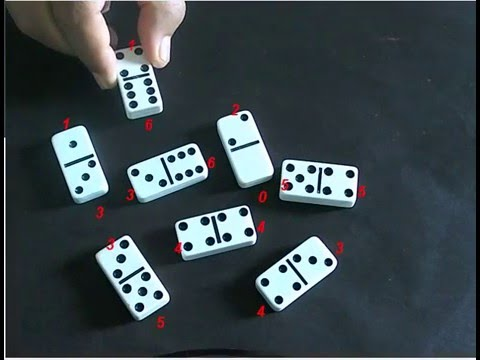
//> input picture dice.jpg, 480 x 360 px
$ ./main dice.jpg   (built with g++ and OpenCV 4)
//> lines starting //> are read from the running program, lines starting //| are printed output that depends on the picture
#include "main.h"
#include <iostream>
#include "opencv2/opencv.hpp"
#include "opencv2/imgproc.hpp"
#include "opencv2/highgui.hpp"

using namespace std;
using namespace cv;


Mat src, src_gray, dst;

const char* window_name = "Edge Map";

int top, bottom, left_border, right_border;
int borderType = BORDER_CONSTANT;

/// @@@@@@@@@@ Custom Laplacian function @@@@@@@@@@

Mat filtrLaplace(Mat src) {

	Mat output = src.clone();

	for (int y = 1; y < src.rows - 1; y++) {
		for (int x = 1; x < src.cols - 1; x++) {
			int sum = src.at<uchar>(y - 1, x)
				+ src.at<uchar>(y + 1, x)
				+ src.at<uchar>(y, x - 1)
				+ src.at<uchar>(y, x + 1)
				- 4 * src.at<uchar>(y, x);

			output.at<uchar>(y, x) = saturate_cast<uchar>(sum);
		}
	}

	return output;

}

int main(int argc, char** argv)
{
	CommandLineParser parser(argc, argv, "{@input | rose_blur.png | input image}");
	src = imread(samples::findFile(parser.get<String>("@input")), IMREAD_COLOR); // Load an image
//> src is the input picture: 360 rows x 480 cols, CV_8UC3; mean B, G, R 76.2, 71.8, 60.9
	if (src.empty())
	{
		std::cout << "Could not open or find the image!\n" << std::endl;
		std::cout << "Usage: " << argv[0] << " <Input image>" << std::endl;
		return -1;
	}


	/// @@ Adding borders the image @@ [This is not the right way, it seems]
	top = (int)(0.05 * src.rows);
//> top = 18
	bottom = top;
//> bottom = 18
	left_border = (int)(0.05 * src.cols);
//> left_border = 24
	right_border = left_border;
//> right_border = 24
	copyMakeBorder(src, dst, top, bottom, left_border, right_border, borderType, 0);
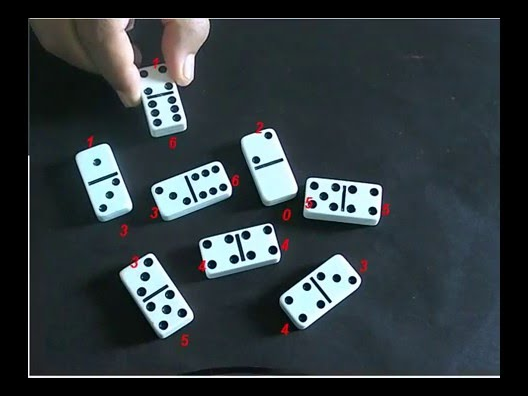
//> dst: 396 rows x 528 cols, CV_8UC3; mean B, G, R 63, 59.4, 50.3
	imshow(window_name, dst);


	namedWindow(window_name, WINDOW_AUTOSIZE);


	/// @@@@@@@@@ Find Blur or Not @@@@@@@@@

	Scalar mean, stdev;

	// **** Laplacian from OpenCV ****
	//Laplacian(src, src_gray, CV_64F);
	//meanStdDev(src_gray, mean, stdev, Mat());


	// **** Custom Laplacian ****
	Mat filtrLaplace_out = filtrLaplace(src);
//> after the loop in filtrLaplace, `for (int y = 1; y < src.rows - 1; y++)`:
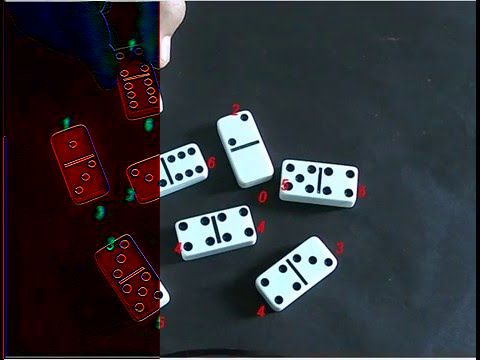
//> output: 360 rows x 480 cols, CV_8UC3; mean B, G, R 54.6, 49.6, 49.6
	meanStdDev(filtrLaplace_out, mean, stdev, Mat());
//> mean = Scalar(54.57, 49.57, 49.59); stdev = Scalar(60.79, 59.83, 53.56)

	cout << "mean is: " << mean << endl;
//| mean is: [54.5663, 49.5655, 49.5928, 0]
	cout << "stdev is: " << stdev << endl;
//| stdev is: [60.7863, 59.8342, 53.5602, 0]

	double variance = stdev.val[0] * stdev.val[0];
//> variance = 3695
	double threshold = 2000;

	cout << "Variance is: " << variance << endl;
//| Variance is: 3694.97


	if (variance <= threshold) {
		cout << "Blurry" << endl;

	}
	else {
		cout << "Not blurry" << endl;
	}


	waitKey(0);
	return 0;


}
